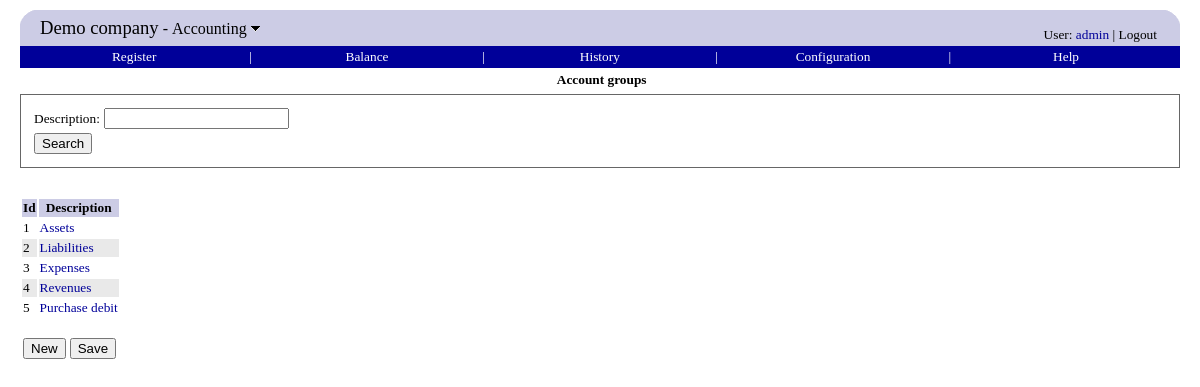
The app's page /accounting/accountgroups.php (signed in), older data.
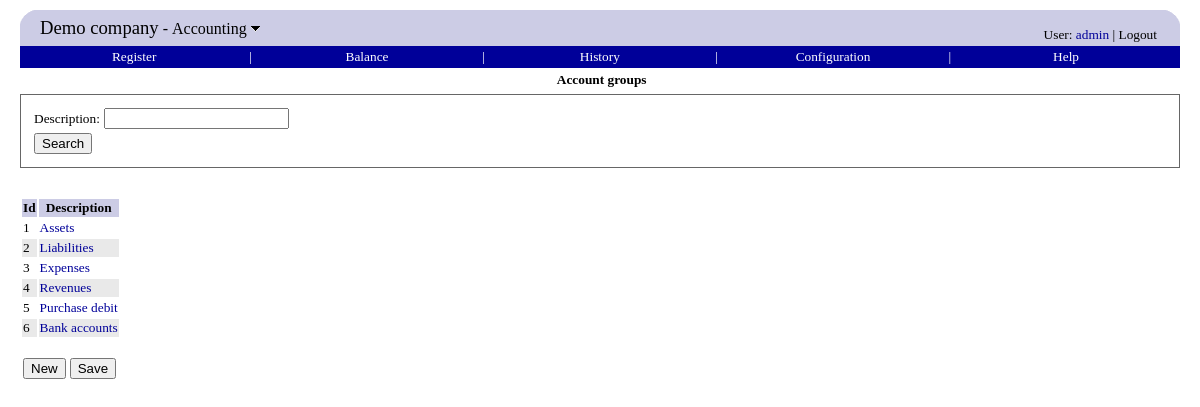
The same page, newer data.
### tables this page shows
CREATE TABLE `companyinfo` (
  `companyname` varchar(80) default NULL,
  `vatnumber` varchar(32) default NULL,
  `streetaddress` varchar(128) default NULL,
  `city` varchar(32) default NULL,
  `zipcode` varchar(20) default NULL,
  `email` varchar(80) default NULL
);

CREATE TABLE `accountgroup` (
  `groupid` int(10) unsigned NOT NULL auto_increment,
  `description` varchar(80) NOT NULL,
  PRIMARY KEY  (`groupid`)
);

### accounting/menubar.php (called while the page is built)
<?php menubar() ?>

### include/database.inc.php (called while the page is built, shortened)
<?php
function query($sql)
{
	$q = mysql_query($sql);
	$err = mysql_error();
	return $q;
}
function fetch_array($query)
{
	return mysql_fetch_array($query);
}
function fetch_object($query)
{
	return mysql_fetch_object($query);
}
function findValue($sql, $default = null)
{
    $rs = query($sql);
    $row = fetch_array($rs);
    return $row[0];
}
?>

### accounting/accountgroups.php (the view, shortened to what this page needs)
<?php
	include('include.php');
    $description = getParam('description');
	$selectSQL = "
	select
	    groupid,
	    description
	from accountgroup
	where description like '$description%'";
?>
<head>
</head>
<body>
<?php include("menubar.php") ?>
<form action="accountgroups.php" method="GET">
<div class="border">
<table>
<tr><td><?php etr("Description") ?>:</td><td><input type="text" name="description" value="<?php echo $description ?>"/></td>
<tr><td><input type="submit" name="search" value="<?php etr("Search") ?>" /></td></tr>
</tr>
</table>
</div>
</form>
<form action="accountgroups.php" method=POST>
<table>
<th><?php etr("Id") ?></th>
<th><?php etr("Description") ?></th>
<?php
    $rs = query($selectSQL);
    $class = "odd";
    while ($row = fetch_object($rs)) {
        echo "<tr class='$class'>";
        echo "<td>$row->groupid</td>";
        echo "<td><a href='accountgroup.php?groupid=$row->groupid'>$row->description</a></td>";
        echo "</tr>";
        $class = ($class == "odd" ? "even" : "odd");
    }
?>
</table>
<br/>
<table>
<tr>
<td><?php newButton("accountgroup.php") ?></td>
<td><?php saveButton() ?></td>
</tr>
</table>
</form>
</body>

### include/therp_include.php (shortened to what this page needs)
<?php
include('standard_include.php');
function top0($module = null)
{
	echo "<table cellpadding=0 cellspacing=0 width='100%' border=0>";
	echo "<tr>";
	echo "<td width=20><img src='../images/tl.png'></td>";
	echo "<td rowspan=2 bgColor='#CCCCE5'>";
	$title = tr("Switch module");
	$thERP = findValue("select companyname from companyinfo");
	echo "<span style='font-size: 14pt;'>";
	echo "<a class=logo href='../common/modules.php' title='$title'>$thERP</a></span>";
	if ($module != null) {
		echo "<span style='font-size: 12pt;'>&nbsp;-&nbsp;";
		$onMouseOver = "document.getElementById(\"down\").src=\"../images/down_hover.gif\"";
		$onMouseOut = "document.getElementById(\"down\").src=\"../images/down.gif\"";
		echo "<a class=logo href='../common/modules.php' title='$title' ";
		echo "onMouseOver='$onMouseOver' onMouseOut='$onMouseOut'>";
		echo tr($module);
		echo "&nbsp;<img id=down src='../images/down.gif' border=0 style='position: relative; top: -2'>";
		echo "</a>";
		echo "</span>";
	}
	echo "</td>";
	echo "<td align=right valign=bottom rowspan=2 bgColor='#CCCCE5' style='padding: 3'>";
	echo "<span class=username>";
	$href = '../payroll/selfservice_settings.php';
	echo tr("User") . ": <a href='$href'>" . getUser() . "</a> | <a href='../common/modules.php?logout=true' class=logo>";
	echo tr("Logout") . "</a>";
	echo "</span>\n";
	echo "</td>";
	echo "<td width=20><img src='../images/tr.png'></td>";
	echo "</tr>";
	echo "<tr bgColor='#CCCCE5'>";
	echo "<td>&nbsp;</td>";
	echo "<td>&nbsp;</td>";
	echo "</tr>";
	echo "</table>\n";
}
function menu($href, $text, $width, $hasNext, $currentHref)
{
	$current = $href == $currentHref;
	$class = $current ? 'menubar_current' : 'menubar';
	echo "<td width='$width%' align='center'><a class=$class href='$href'>" . tr($text) . "</a></td>\n";
	if ($hasNext)
		echo "<td>|</td>";
}
?>

Row changes from the older to the newer data that the page shows:
added accountgroup: groupid "6", description "Bank accounts"
